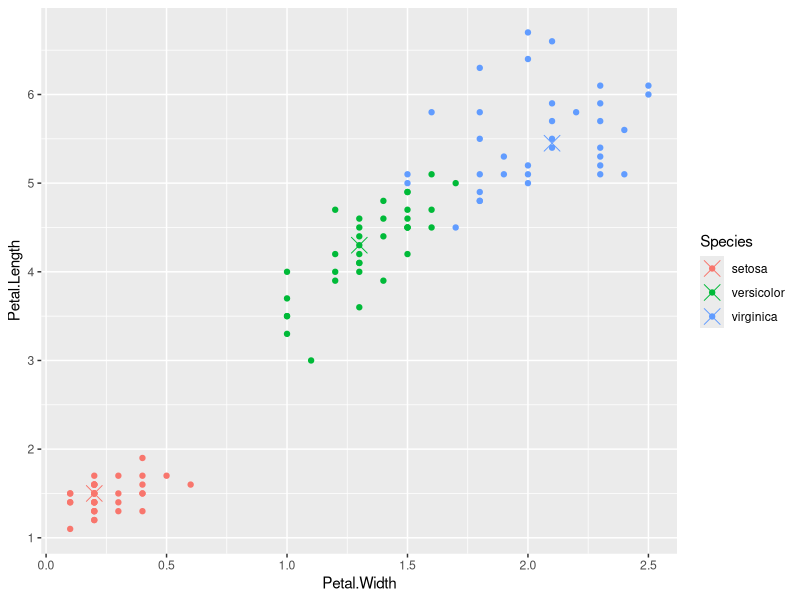
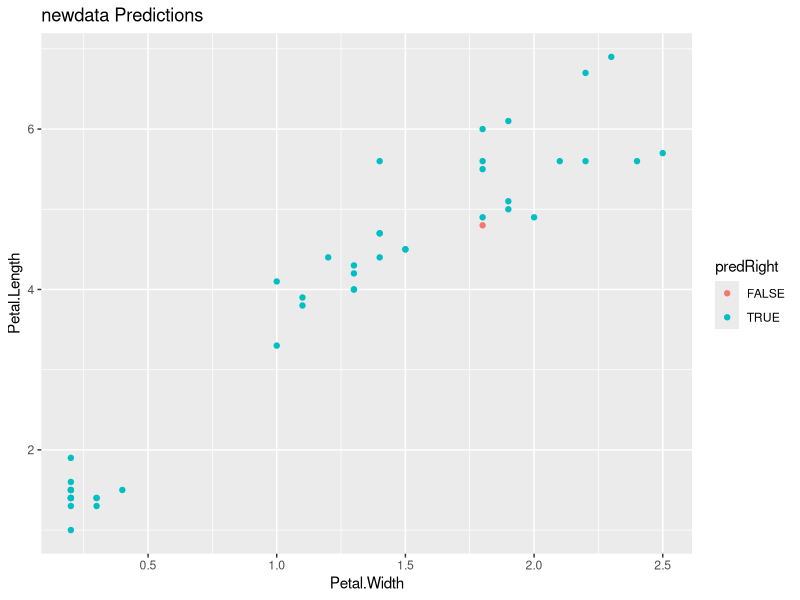

Write R code to recreate these figures, in order.
## ---- chunk 1
library(caret)
library(ggplot2)
library(randomForest)
data(iris)

inTrain<-createDataPartition(y=iris$Species,
                             p=0.7,list=FALSE)

training<-iris[inTrain,]
testing<-iris[-inTrain,]

dim(training)
dim(testing)
## ---- chunk 2
modFit<-train(Species~.,data=training,method="rf",prox=TRUE)
modFit
## ---- chunk 3
irisP<-classCenter(training[,c(3,4)],
                   training$Species,
                   modFit$finalModel$prox)
irisP<-as.data.frame(irisP)
irisP$Species<-rownames(irisP)

p<-qplot(Petal.Width,Petal.Length,col=Species,data=training)
p+geom_point(aes(x=Petal.Width,y=Petal.Length,col=Species),size=5,shape=4,data=irisP)
## ---- chunk 4
predictions<-predict(modFit,testing)
testing$predRight<-predictions==testing$Species
table(predictions,testing$Species)

qplot(Petal.Width,Petal.Length,colour=predRight,
      data=testing,
      main="newdata Predictions")
